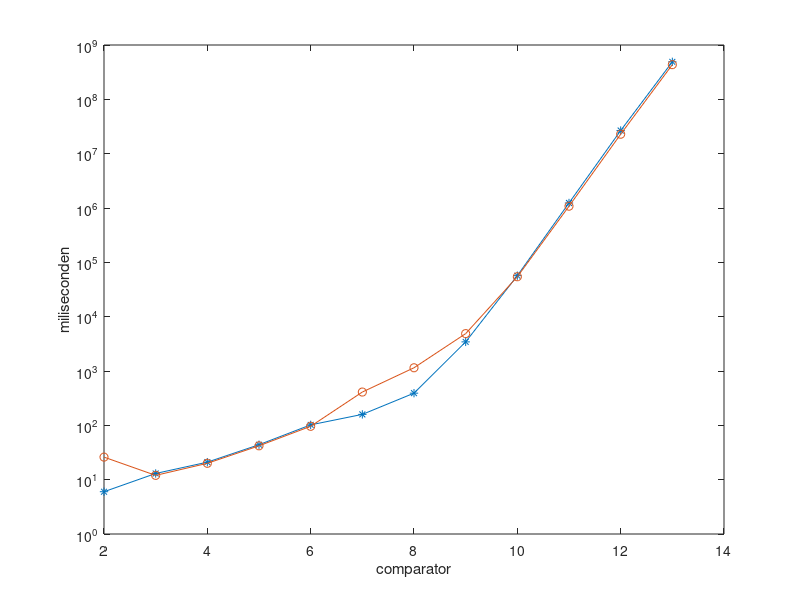
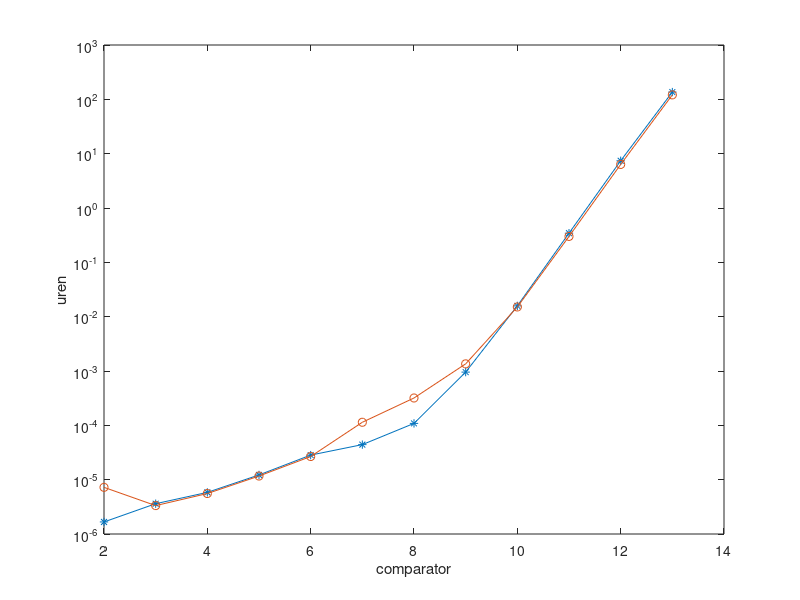
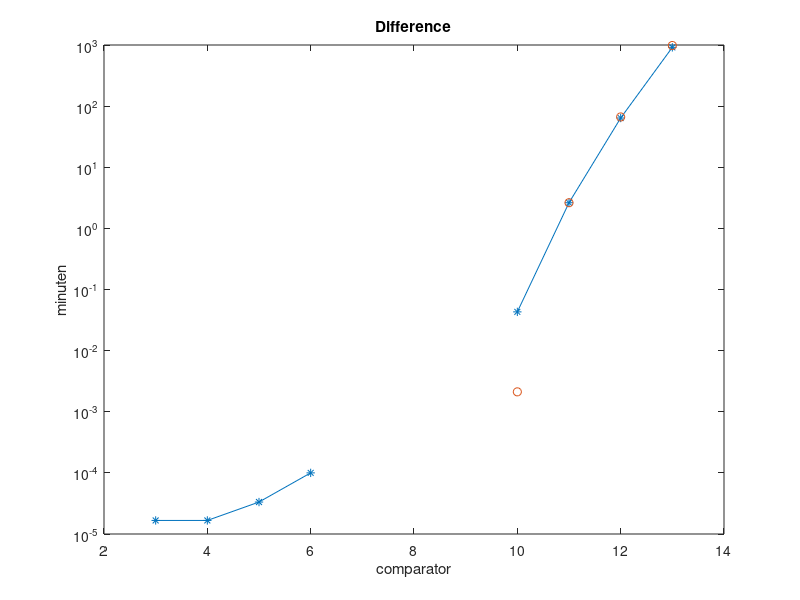
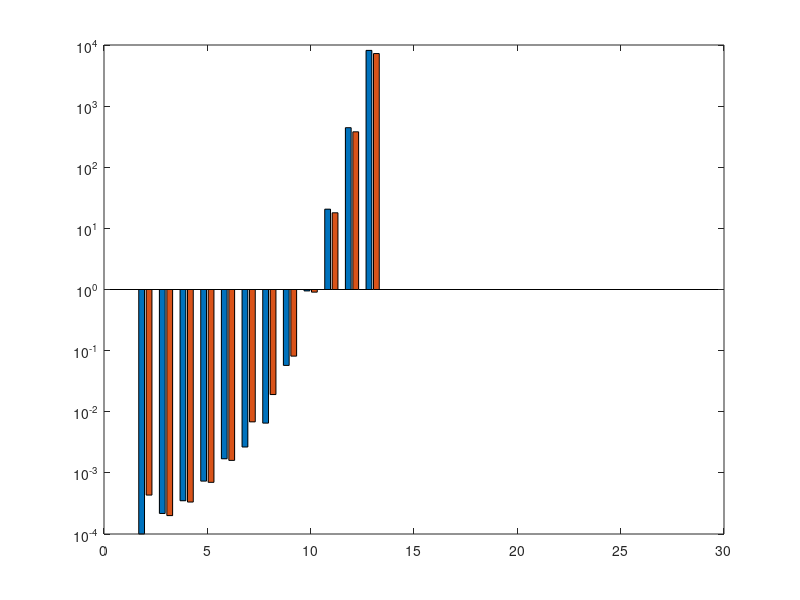

These figures' MATLAB source, in order: (Note: this script raises an error after producing the figures.)
clc
clear all
%%
xas             = 2:29;
old             = zeros([1 28]);
old(1:12)       = [6 13 21 44 102 159 391 3436 56887 1237241 26637970 489689647]; % ms

old_s           = old ./ 1000; % s
old_m           = old_s ./ 60; % min
old_u           = old_m ./ 60; % uur
old_d           = old_u ./ 24; % dag
old_totaal_dag  = sum(old_d);

new             = zeros([1 28]);
new(1:12)       = [26 12 20 42 96 410 1147 4875 54304 1079551 22804439 434782476]; % ms
new_s           = new ./ 1000; % s
new_m           = new_s ./ 60; % min
new_u           = new_m ./ 60; % uur
new_d           = new_u ./ 24; % dag
new_totaal_dag  = sum(new_d);

%%
figure
plot(2:13, old(1:12), '*-')
xlabel('comparator')
ylabel('miliseconden')
set(gca, 'Yscale', 'log')
hold on
plot(2:13, new(1:12), 'o-')

%%
figure
plot(2:13, old_u(1:12), '*-')
xlabel('comparator')
ylabel('uren')
set(gca, 'Yscale', 'log')
hold on
plot(2:13, new_u(1:12), 'o-')

%%
diff = (old_m(1:12) - new_m(1:12));
cumdiff = cumsum(diff);

figure
plot(2:13, diff, '*-')
set(gca, 'Yscale', 'log')
title('Difference')
xlabel('comparator')
ylabel('minuten')
hold on
plot(2:13, cumdiff, 'o')

%%
figure
bar(xas, [old_m; new_m]')
set(gca, 'Yscale', 'log')

%%

T  = table(xas(1:12), old(1:12));
T2 = table(xas(1:12), new(1:12));
figure
plot(xas(1:12),old(1:12),'o')
hold on
plot(xas(1:12),new(1:12),'o')
set(gca,'YScale','log')
[p, ~,mu ] = polyfit(T.Var1,  T.Var2,  11);
[p2,~,mu2] = polyfit(T2.Var1, T2.Var2, 11);
f  = polyval(p,  xas, [], mu);
f2 = polyval(p2, xas, [], mu2);
plot(xas,f)
plot(xas,f2)
ylabel('nanoseconden')
xlabel('comparator')
legend('old', 'new', 'benadering old', 'benadering new', 'Location', 'northwest')

%%
benadering_uur = f2(13) / (1000 * 60 * 60)
benadering_dag = benadering_uur /24

%%

T3  = table(xas(1:12), old_d(1:12));
T4 = table(xas(1:12), new_u(1:12));
figure
plot(xas(1:12),old_d(1:12),'o')
hold on
plot(xas(1:12),new_u(1:12),'o')
set(gca,'YScale','log')
[p3,~,mu3] = polyfit(T3.Var1, T3.Var2, 11);
[p4,~,mu4] = polyfit(T4.Var1, T4.Var2, 11);
f3 = polyval(p3, xas(1:15), [], mu3);
f4 = polyval(p4, xas(1:15), [], mu4);
plot(xas(1:15),f3)
plot(xas(1:15),f4)
ylabel('dagen')
xlabel('comparator')
legend('old', 'new', 'benadering old', 'benadering new', 'Location', 'northwest')

%%
old(17:28) = fliplr(old(1:12));

old_s           = old ./ 1000; % s
old_m           = old_s ./ 60; % min
old_u           = old_m ./ 60; % uur
old_d           = old_u ./ 24; % dag

new(17:28) = fliplr(new(1:12));

new_s           = new ./ 1000; % s
new_m           = new_s ./ 60; % min
new_u           = new_m ./ 60; % uur
new_d           = new_u ./ 24; % dag

T5 = table(xas(17:28), old_d(17:28));
T6 = table(xas(17:28), new_u(17:28));
figure
%plot(xas(17:28),old_d(17:28),'ro')
%hold on
%plot(xas(17:28),new_d(17:28),'bo')
plot(xas(1:12),new_u(1:12),'bo')
%plot(xas(1:12),old_d(1:12),'ro')
set(gca,'YScale','log')
grid on
%[p5,~,mu5] = polyfit(T5.Var1, T5.Var2, 11);
[p6,~,mu6] = polyfit(T6.Var1, T6.Var2, 11);
%f5 = polyval(p5, xas, [], mu5);
f6 = polyval(p6, xas, [], mu6);
hold on
%plot(xas(1:15),f3, 'r')
plot(xas(1:15),f4, 'b')
%plot(xas(14:28),f5(14:28), 'r')
%plot(xas(14:28),f6(14:28), 'b')
% ylabel('dagen')
% xlabel('comparator')
% legend('old', 'new', 'benadering old', 'benadering new', 'Location', 'northwest')
